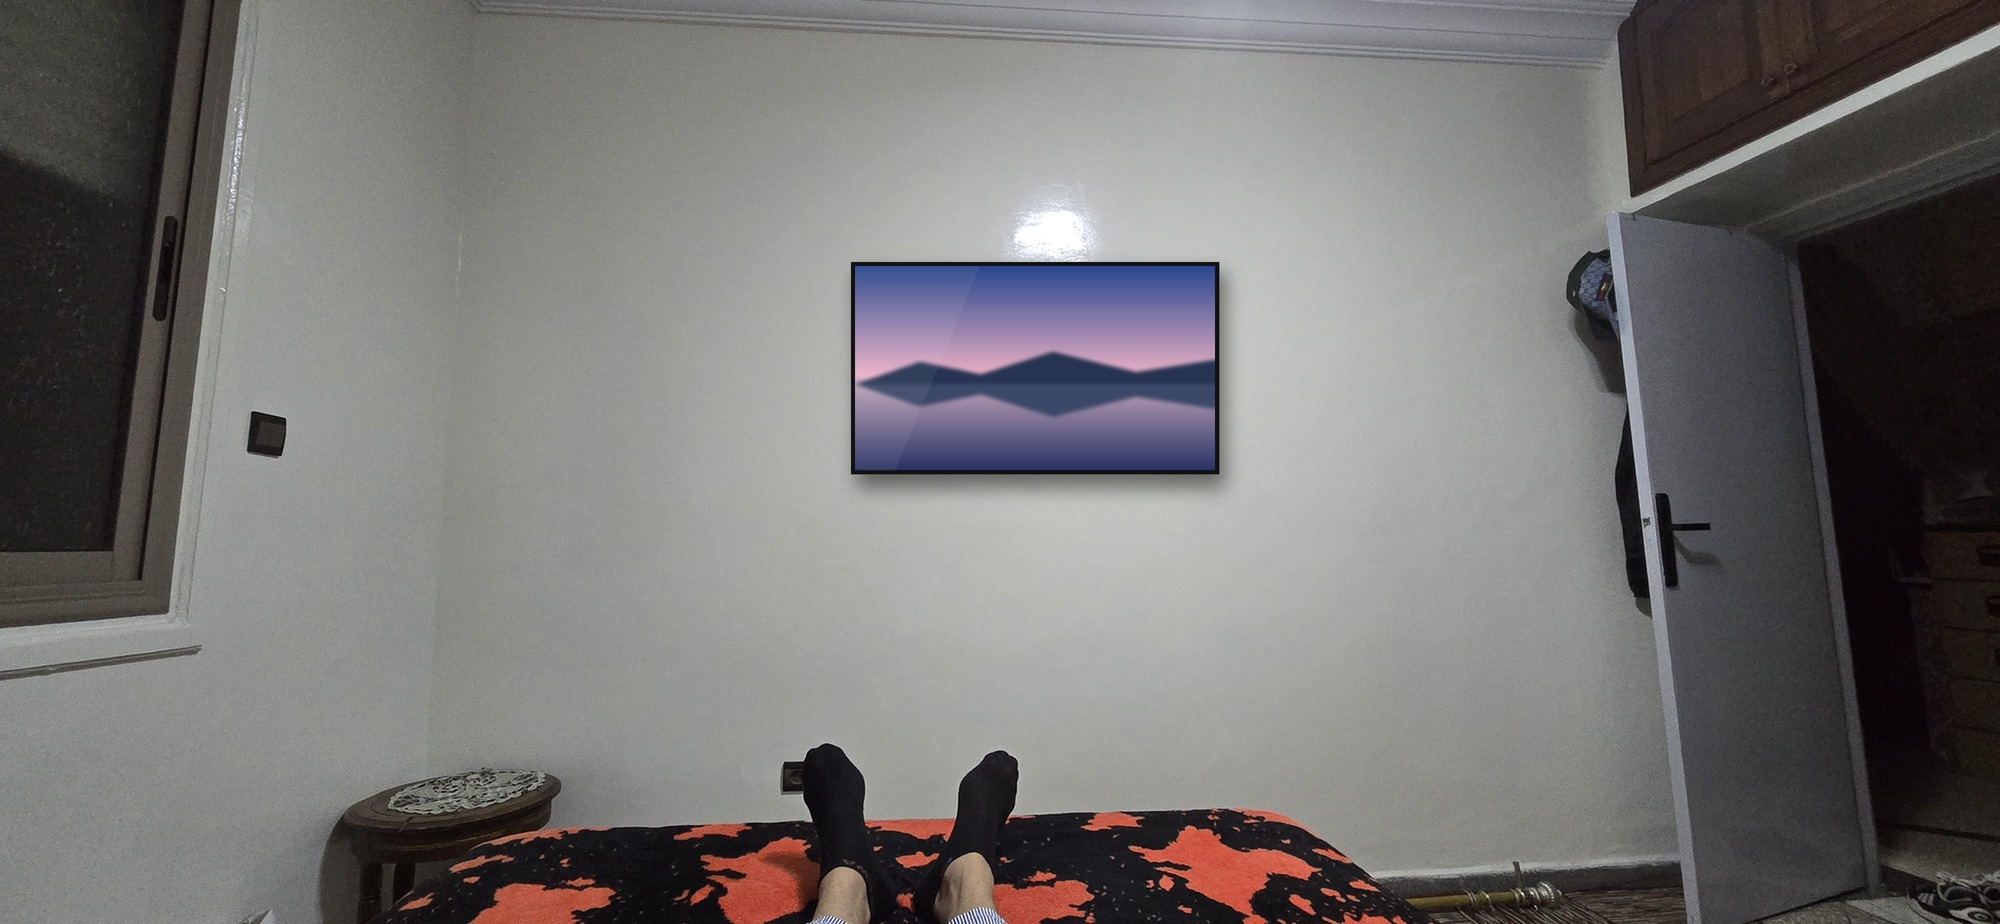

The script that drew this image:
"""TV 55" incrustée sur la photo prise depuis le lit (mur vu de face).

Échelle estimée sur le mur : ~300 px/m dans le repère 2000 px
(plafond ≈ 2,77 m pour ~830 px, largeur du mur ≈ 3,9 m).
La TV est centrée sur les prises existantes, qu'elle cache.
"""
from PIL import Image, ImageDraw, ImageFilter
import sys

SRC, OUT = sys.argv[1], sys.argv[2]
PPM = 300                         # px par mètre sur le plan du mur
CX, TOP = 1035, 262               # centre horizontal et haut de l'écran (px)
W, H = round(1.227 * PPM), round(0.706 * PPM)

img = Image.open(SRC).convert("RGB")
img = img.resize((2000, round(img.height * 2000 / img.width)), Image.LANCZOS)
S = 3
big = img.resize((img.width * S, img.height * S), Image.LANCZOS).convert("RGBA")
x0, y0, x1, y1 = (CX - W / 2) * S, TOP * S, (CX + W / 2) * S, (TOP + H) * S

shadow = Image.new("RGBA", big.size, (0, 0, 0, 0))
ImageDraw.Draw(shadow).rectangle((x0 + 6 * S, y0 + 10 * S, x1 + 6 * S, y1 + 14 * S), fill=(0, 0, 0, 120))
big = Image.alpha_composite(big, shadow.filter(ImageFilter.GaussianBlur(9 * S)))

# image à l'écran : paysage lac au crépuscule (dégradé)
sw, sh = int(x1 - x0), int(y1 - y0)
screen = Image.new("RGB", (sw, sh))
sd = ImageDraw.Draw(screen)
for y in range(sh):
    t = y / sh
    if t < 0.55:
        k = t / 0.55
        c = (int(40 + 200 * k), int(70 + 110 * k), int(140 + 60 * k))
    else:
        k = (t - 0.55) / 0.45
        c = (int(200 - 160 * k), int(170 - 120 * k), int(190 - 90 * k))
    sd.line([(0, y), (sw, y)], fill=c)
hill = [(0, sh * 0.58), (sw * 0.18, sh * 0.47), (sw * 0.35, sh * 0.53), (sw * 0.55, sh * 0.42),
        (sw * 0.78, sh * 0.52), (sw, sh * 0.46), (sw, sh * 0.58)]
sd.polygon(hill, fill=(38, 52, 82))
sd.polygon([(x, sh * 1.16 - y) for x, y in hill], fill=(60, 72, 104))
screen = screen.filter(ImageFilter.GaussianBlur(2 * S))

d = ImageDraw.Draw(big)
d.rectangle((x0, y0, x1, y1), fill=(18, 18, 20, 255))
bz = 4 * S
big.paste(screen.resize((sw - 2 * bz, sh - 2 * bz)), (int(x0 + bz), int(y0 + bz)))
refl = Image.new("RGBA", big.size, (0, 0, 0, 0))
ImageDraw.Draw(refl).polygon([(x0 + bz, y0 + bz), (x0 + sw * 0.35, y0 + bz), (x0 + sw * 0.12, y1 - bz), (x0 + bz, y1 - bz)],
          fill=(255, 255, 255, 14))
big = Image.alpha_composite(big, refl)
big.resize(img.size, Image.LANCZOS).convert("RGB").save(OUT, quality=92)
print("ok", W, H)
